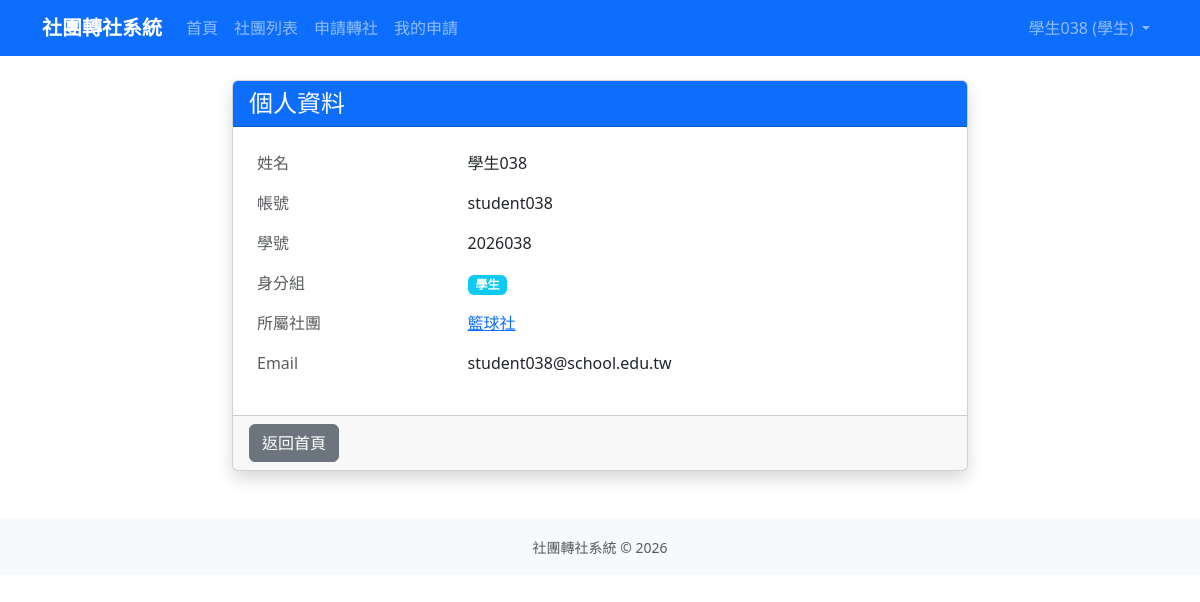
/profile/ (signed in), run on an earlier commit of the app's database.
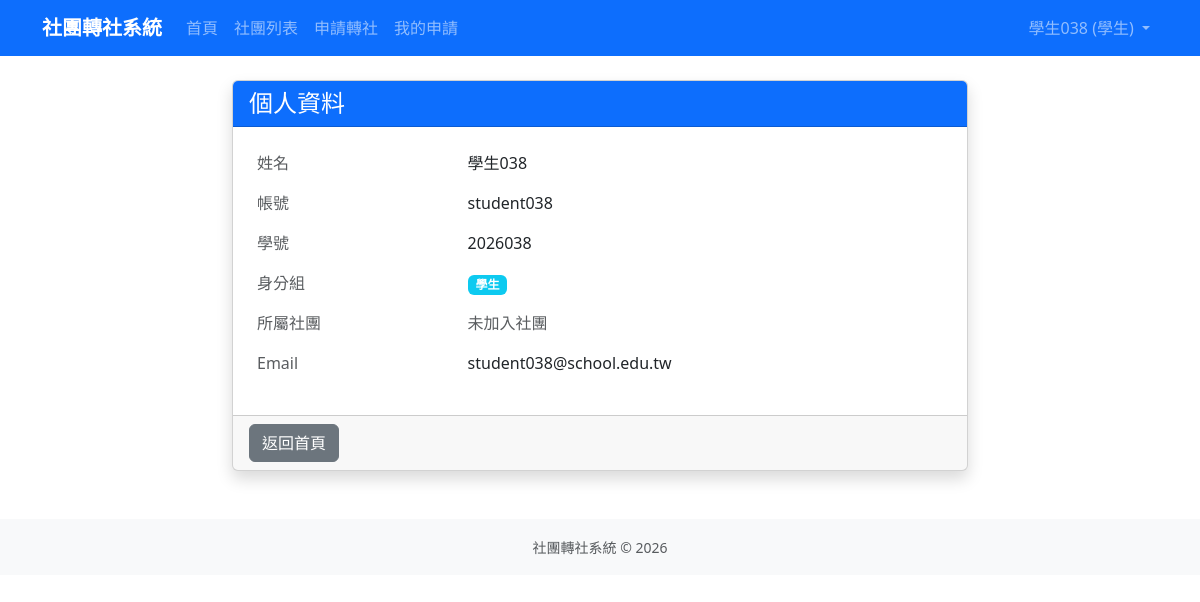
And on a later commit of the database.
### accounts/models.py (models this page shows, shortened)
class User(django.contrib.auth.models.AbstractUser):
    ROLE_CHOICES = [
        ('student', '學生'),
        ('president', '社長'),
        ('teacher', '指導老師'),
        ('admin', '訓育組（管理員）'),
    ]
    role = models.CharField(
        max_length=20,
        choices=ROLE_CHOICES,
        default='student',
        verbose_name='身分組'
    )
    student_id = models.CharField(
        max_length=20,
        blank=True,
        verbose_name='學號'
    )
    club = models.ForeignKey(
        'clubs.Club',
        on_delete=models.SET_NULL,
        null=True,
        blank=True,
        verbose_name='所屬社團',
        related_name='members'
    )
    class Meta:
        verbose_name = '使用者'
        verbose_name_plural = '使用者'

### clubs/models.py (models this page shows, shortened)
class Club(models.Model):
    CATEGORY_CHOICES = [
        ('academic', '學術類'),
        ('arts', '藝文類'),
        ('performance', '藝能類'),
        ('recreation', '康輔類'),
        ('sports', '體育類'),
    ]
    code = models.CharField(max_length=10, unique=True, null=True, blank=True, verbose_name='社團代號')
    name = models.CharField(max_length=100, verbose_name='社團名稱')
    teacher = models.CharField(max_length=50, default='', verbose_name='指導老師')
    president = models.CharField(max_length=50, default='', verbose_name='社長')
    location = models.CharField(max_length=100, blank=True, verbose_name='社課場地')
    category = models.CharField(max_length=20, choices=CATEGORY_CHOICES, blank=True, verbose_name='類別')
    description = models.TextField(blank=True, verbose_name='社團描述')
    max_members = models.PositiveIntegerField(default=30, verbose_name='人數上限')
    current_members = models.PositiveIntegerField(default=0, verbose_name='現有人數')
    is_active = models.BooleanField(default=True, verbose_name='啟用中')
    created_at = models.DateTimeField(auto_now_add=True, verbose_name='建立時間')
    updated_at = models.DateTimeField(auto_now=True, verbose_name='更新時間')
    class Meta:
        verbose_name = '社團'
        verbose_name_plural = '社團'
        ordering = ['name']

### accounts/views.py (the view)
# urls.py: path('profile/', views.ProfileView.as_view(), name='profile'),
class ProfileView(LoginRequiredMixin, TemplateView):
    template_name = 'accounts/profile.html'

### templates/accounts/profile.html (shortened to what this page needs)
{% extends 'base.html' %}
{% block content %}
<div class="row justify-content-center">
    <div class="col-md-8">
        <div class="card shadow">
            <div class="card-header bg-primary text-white">
                <h4 class="mb-0">個人資料</h4>
            </div>
            <div class="card-body">
                <table class="table table-borderless">
                    <tr>
                        <td class="text-muted" width="30%">姓名</td>
                        <td>{{ user.get_full_name|default:user.username }}</td>
                    </tr>
                    <tr>
                        <td class="text-muted">帳號</td>
                        <td>{{ user.username }}</td>
                    </tr>
                    <tr>
                        <td class="text-muted">學號</td>
                        <td>{{ user.student_id|default:"未設定" }}</td>
                    </tr>
                    <tr>
                        <td class="text-muted">身分組</td>
                        <td><span class="badge bg-info">{{ user.get_role_display }}</span></td>
                    </tr>
                    <tr>
                        <td class="text-muted">所屬社團</td>
                        <td>
                            {% if user.club %}
                                <a href="{% url 'club_detail' user.club.pk %}">{{ user.club.name }}</a>
                            {% else %}
                                <span class="text-muted">未加入社團</span>
                            {% endif %}
                        </td>
                    </tr>
                    <tr>
                        <td class="text-muted">Email</td>
                        <td>{{ user.email|default:"未設定" }}</td>
                    </tr>
                </table>
            </div>
            <div class="card-footer">
                <a href="{% url 'home' %}" class="btn btn-secondary">返回首頁</a>
            </div>
        </div>
    </div>
</div>
{% endblock %}

### templates/base.html (shortened to what this page needs)
<!DOCTYPE html>
<html lang="zh-TW">
<head>
    <link href="https://cdn.jsdelivr.net/npm/bootstrap@5.3.0/dist/css/bootstrap.min.css" rel="stylesheet">
</head>
<body>
    <nav class="navbar navbar-expand-lg navbar-dark bg-primary">
        <div class="container">
            <a class="navbar-brand" href="{% url 'home' %}">社團轉社系統</a>
            <div class="collapse navbar-collapse" id="navbarNav">
                <ul class="navbar-nav me-auto">
                    <li class="nav-item">
                        <a class="nav-link" href="{% url 'home' %}">首頁</a>
                    </li>
                    <li class="nav-item">
                        <a class="nav-link" href="{% url 'club_list' %}">社團列表</a>
                    </li>
                    {% if user.is_authenticated %}
                        {% if user.role == 'student' %}
                            <li class="nav-item">
                                <a class="nav-link" href="{% url 'transfer_apply' %}">申請轉社</a>
                            </li>
                            <li class="nav-item">
                                <a class="nav-link" href="{% url 'my_requests' %}">我的申請</a>
                            </li>
                        {% endif %}
                    {% endif %}
                </ul>
                <ul class="navbar-nav">
                    {% if user.is_authenticated %}
                        <li class="nav-item dropdown">
                            <a class="nav-link dropdown-toggle" href="#" role="button" data-bs-toggle="dropdown">
                                {{ user.get_full_name|default:user.username }} ({{ user.get_role_display }})
                            </a>
                        </li>
                    {% else %}
                        <li class="nav-item">
                            <a class="nav-link" href="{% url 'login' %}">登入</a>
                        </li>
                    {% endif %}
                </ul>
            </div>
        </div>
    </nav>
    <main class="container my-4">
        {% block content %}{% endblock %}
    </main>
    <footer class="bg-light py-3 mt-5">
        <div class="container text-center text-muted">
            <small>社團轉社系統 &copy; 2026</small>
        </div>
    </footer>
</body>
</html>

What changed in the data, as far as the page shows it:
changed User "學生038": club_id 21 → empty (drawn); club.name "籃球社" → (not shown)
Also different on the page:
text now shown: "未加入社團"
